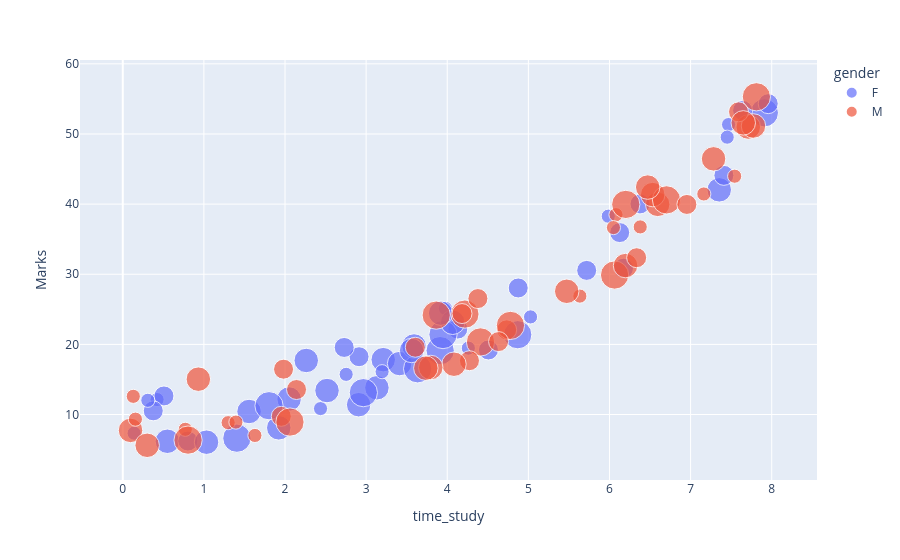

Notebook code cell kept with this figure:
### Code cell
fig = px.scatter(students, x='time_study', y='Marks', color='gender', size='Tshirt_size')
fig.show()

### Figure 1 — Plotly figure (JSON) as saved in the notebook; plotly's stock layout.template omitted (floating-point values rounded to 4 significant figures)
{"data": [{"hovertemplate": "gender=F<br>time_study=%{x}<br>Marks=%{y}<br>Tshirt_size=%{marker.size}<extra></extra>", "legendgroup": "F", "marker": {"color": "#636efa", "size": [2, 3, 4, 3, 3, 2, 3, 1, 3, 1, 2, 1, 2, 3, 2, 4, 4, 2, 3, 4, 1, 1, 3, 3, 4, 2, 2, 2, 1, 2, 1, 4, 3, 4, 3, 2, 1, 1, 2, 3, 2, 1, 3, 3, 4, 2, 2, 1, 3, 3, 1], "sizemode": "area", "sizeref": 0.01, "symbol": "circle"}, "mode": "markers", "name": "F", "orientation": "v", "showlegend": true, "type": "scatter", "x": [4.508, 3.133, 7.909, 3.211, 3.413, 6.173, 7.353, 0.423, 2.908, 4.26, 5.719, 3.977, 6.126, 2.051, 4.875, 3.635, 1.407, 0.508, 1.923, 2.966, 0.14, 2.754, 3.591, 1.557, 3.913, 4.13, 2.913, 7.641, 7.468, 0.376, 2.438, 4.869, 0.55, 3.948, 2.518, 0.803, 5.985, 7.451, 7.957, 2.262, 7.41, 3.197, 4.067, 1.033, 1.803, 6.376, 2.73, 5.027, 3.919, 3.561, 0.309], "xaxis": "x", "y": [19.2, 13.81, 53.02, 17.82, 17.26, 30.86, 42.04, 12.13, 11.4, 19.47, 30.55, 25.13, 35.94, 12.21, 28.04, 16.52, 6.623, 12.65, 8.1, 13.12, 7.336, 15.72, 19.77, 10.43, 19.11, 22.18, 18.24, 53.36, 51.34, 10.52, 10.84, 21.38, 6.185, 21.4, 13.42, 6.217, 38.28, 49.54, 54.32, 17.7, 44.1, 16.11, 23.15, 6.053, 11.25, 40.02, 19.56, 23.92, 24.45, 19.13, 12.03], "yaxis": "y"}, {"hovertemplate": "gender=M<br>time_study=%{x}<br>Marks=%{y}<br>Tshirt_size=%{marker.size}<extra></extra>", "legendgroup": "M", "marker": {"color": "#EF553B", "size": [3, 4, 4, 4, 4, 2, 1, 3, 2, 2, 1, 1, 4, 3, 3, 3, 1, 3, 3, 3, 2, 4, 3, 4, 1, 4, 1, 1, 2, 3, 3, 2, 1, 2, 3, 1, 3, 2, 1, 2, 1, 4, 2, 4, 2, 3, 3, 1, 2], "sizemode": "area", "sizeref": 0.01, "symbol": "circle"}, "mode": "markers", "name": "M", "orientation": "v", "showlegend": true, "type": "scatter", "x": [0.096, 7.811, 6.063, 4.41, 4.218, 4.274, 6.08, 7.711, 4.733, 4.378, 0.156, 1.299, 3.864, 0.932, 6.594, 4.083, 7.543, 7.283, 6.533, 7.775, 1.954, 2.061, 3.797, 4.779, 5.635, 6.703, 0.771, 6.049, 7.591, 7.649, 6.198, 3.606, 0.13, 2.142, 5.473, 1.395, 3.736, 4.633, 1.629, 6.954, 6.379, 0.805, 1.982, 6.201, 4.182, 6.471, 0.301, 7.163, 6.335], "xaxis": "x", "y": [7.734, 55.3, 29.89, 20.35, 24.32, 17.67, 38.49, 50.99, 22.07, 26.53, 9.333, 8.837, 24.17, 15.04, 39.97, 17.17, 43.98, 46.45, 41.36, 51.14, 9.742, 8.924, 16.7, 22.7, 26.88, 40.6, 7.892, 36.65, 53.16, 51.58, 31.24, 19.59, 12.59, 13.56, 27.57, 8.92, 16.61, 20.4, 7.014, 39.95, 36.75, 6.349, 16.46, 39.96, 24.39, 42.43, 5.609, 41.44, 32.36], "yaxis": "y"}], "layout": {"legend": {"itemsizing": "constant", "title": {"text": "gender"}, "tracegroupgap": 0}, "margin": {"t": 60}, "xaxis": {"anchor": "y", "domain": [0, 1], "title": {"text": "time_study"}}, "yaxis": {"anchor": "x", "domain": [0, 1], "title": {"text": "Marks"}}}}
